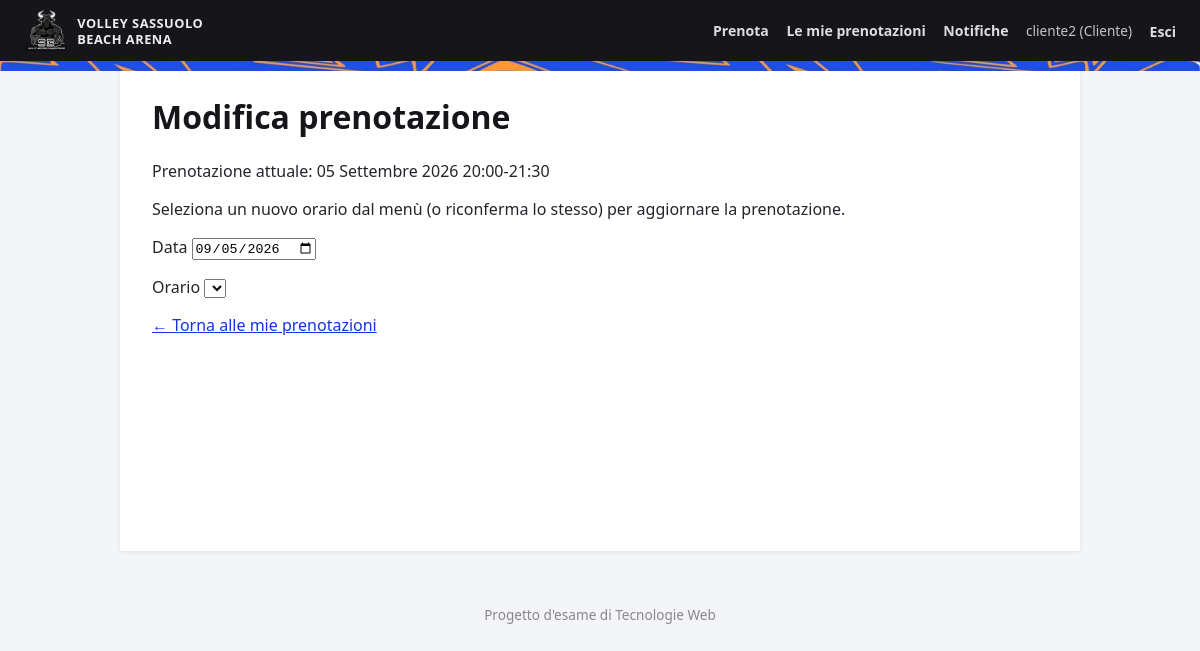
Page /prenotazioni/33/modifica/ (signed in) on the committed database.
### accounts/models.py (models this page shows, shortened)
class User(AbstractUser):
    username = models.CharField(
        _('username'),
        max_length=USERNAME_MASSIMO_CARATTERI,
        unique=True,
        help_text=f'Obbligatorio. Massimo {USERNAME_MASSIMO_CARATTERI} caratteri. Solo lettere, cifre e @/./+/-/_ .',
        validators=[UnicodeUsernameValidator()],
        error_messages={'unique': 'Esiste già un utente con questo nome utente.'},
    )
    first_name = models.CharField(_('first name'), max_length=NOME_MASSIMO_CARATTERI, blank=True)
    last_name = models.CharField(_('last name'), max_length=NOME_MASSIMO_CARATTERI, blank=True)
    class Ruolo(models.TextChoices):
        CLIENTE = 'cliente', 'Cliente'
        GESTORE = 'gestore', 'Gestore'
        ADMIN = 'admin', 'Admin'
    role = models.CharField(max_length=10, choices=Ruolo.choices, default=Ruolo.CLIENTE)
    @property
    def is_cliente(self):
        return self.role == self.Ruolo.CLIENTE
    @property
    def is_admin_struttura(self):
        return self.role == self.Ruolo.ADMIN
    @property
    def is_gestore_or_admin(self):
        return self.role in (self.Ruolo.GESTORE, self.Ruolo.ADMIN)

### prenotazioni/models.py (models this page shows, shortened)
class Prenotazione(models.Model):
    class Stato(models.TextChoices):
        CONFERMATA = 'confermata', 'Confermata'
        CANCELLATA = 'cancellata', 'Cancellata'
    utente = models.ForeignKey('accounts.User', on_delete=models.CASCADE, related_name='prenotazioni')
    gestore = models.ForeignKey(
        'accounts.User', on_delete=models.SET_NULL, null=True, blank=True,
        related_name='prenotazioni_gestite',
    )
    data = models.DateField()
    ora_inizio = models.TimeField()
    ora_fine = models.TimeField()
    spogliatoio = models.BooleanField(default=False)
    numero_partecipanti = models.PositiveIntegerField(
        default=1, validators=[MinValueValidator(1), MaxValueValidator(PARTECIPANTI_MASSIMO)],
    )
    stato = models.CharField(max_length=12, choices=Stato.choices, default=Stato.CONFERMATA)
    prezzo_listino = models.DecimalField(max_digits=7, decimal_places=2)
    prezzo_finale = models.DecimalField(max_digits=7, decimal_places=2, null=True, blank=True)
    creato_il = models.DateTimeField(auto_now_add=True)
    cancellata_il = models.DateTimeField(null=True, blank=True)
    class Meta:
        ordering = ['-data', '-ora_inizio']
    @property
    def durata_minuti(self):
        return minuti_dalla_mezzanotte(self.ora_fine, fine_giornata=True) - minuti_dalla_mezzanotte(self.ora_inizio)

### prenotazioni/views.py (the view, shortened to what this page needs)
# urls.py: path('<int:pk>/modifica/', views.modifica_prenotazione, name='modifica'),
@cliente_required
def modifica_prenotazione(request, pk):
    prenotazione = get_object_or_404(Prenotazione, pk=pk, utente=request.user)
    oggi = timezone.localdate()
    if prenotazione.stato != Prenotazione.Stato.CONFERMATA or prenotazione.data < oggi:
        messages.error(request, 'Questa prenotazione non può più essere modificata.')
        return redirect('prenotazioni:mie')
    data = datetime.date.fromisoformat(request.GET['data']) if 'data' in request.GET else prenotazione.data
    return render(request, 'prenotazioni/modifica.html', {'prenotazione': prenotazione, 'data': data})

### accounts/permissions.py (called while the page is built)
def _is_cliente(user):
    return user.is_authenticated and user.is_cliente

### prenotazioni/context_processors.py (called while the page is built)
def notifiche(request):
    user = getattr(request, 'user', None)
    if not user or not user.is_authenticated:
        return {}
    return {'notifiche_non_lette': user.notifiche.filter(letta=False).count()}

### struttura/time_utils.py (called while the page is built)
def minuti_dalla_mezzanotte(ora, fine_giornata=False):
    minuti = ora.hour * 60 + ora.minute
    if fine_giornata and minuti == 0:
        return 24 * 60
    return minuti

### templates/prenotazioni/modifica.html (shortened to what this page needs)
{% extends "base.html" %}
{% load static %}
{% block content %}
<h1>Modifica prenotazione</h1>
<p>Prenotazione attuale: {{ prenotazione.data }} {{ prenotazione.ora_inizio|time:"H:i" }}-{{ prenotazione.ora_fine|time:"H:i" }}</p>
<p>Seleziona un nuovo orario dal menù (o riconferma lo stesso) per aggiornare la prenotazione.</p>
<div class="prenota-picker"
     data-endpoint="{% url 'struttura:disponibilita_json' %}"
     data-data="{{ data|date:'Y-m-d' }}"
     data-escludi-prenotazione="{{ prenotazione.pk }}"
     data-prefill-ora-inizio="{{ prenotazione.ora_inizio|time:'H:i' }}"
     data-prefill-ora-fine="{{ prenotazione.ora_fine|time:'H:i' }}"
     data-prefill-durata-minuti="{{ prenotazione.durata_minuti }}"
     data-prefill-spogliatoio="{{ prenotazione.spogliatoio|yesno:'true,false' }}"
     data-prefill-partecipanti="{{ prenotazione.numero_partecipanti }}">
    <p><label>Data
        <input type="date" class="data-input" value="{{ data|date:'Y-m-d' }}" min="{% now 'Y-m-d' %}">
    </label></p>
    <p><label>Orario
        <select class="orario-select"></select>
    </label></p>
</div>
<p><a href="{% url 'prenotazioni:mie' %}">&larr; Torna alle mie prenotazioni</a></p>
{% endblock %}

### templates/base.html (shortened to what this page needs)
<!DOCTYPE html>
{% load static %}
<html lang="it">
<head>
    <link rel="stylesheet" href="{% static 'css/style.css' %}?v=vsba2">
</head>
<body>
<header class="navbar">
    <a class="brand" href="{% url 'home' %}">
        <img src="{% static 'img/vsba-toro.webp' %}" alt="VSBA">
        <span class="brand-name">Volley Sassuolo<br>Beach Arena</span>
    </a>
    <nav>
        {% if user.is_authenticated %}
            {% if user.is_cliente %}
                <a href="{% url 'prenotazioni:nuova' %}">Prenota</a>
                <a href="{% url 'prenotazioni:mie' %}">Le mie prenotazioni</a>
            {% endif %}
            <a href="{% url 'prenotazioni:notifiche' %}" class="notif-link">Notifiche
            </a>
            <span class="whoami">{{ user.username }} ({{ user.get_role_display }})</span>
            <form action="{% url 'accounts:logout' %}" method="post" class="inline-form">
                <button type="submit" class="link-button">Esci</button>
            </form>
        {% else %}
            <a href="{% url 'accounts:login' %}">Accedi</a>
            <a href="{% url 'accounts:signup' %}">Registrati</a>
        {% endif %}
    </nav>
</header>
<div class="pattern-band"></div>
<main class="container">
    {% block content %}{% endblock %}
</main>
<footer class="footer">
    <p>Progetto d'esame di Tecnologie Web</p>
</footer>
</body>
</html>

### static/css/style.css (style rules this page uses)
:root { --vsba-blue: #1533e6; --vsba-blue-dark: #0d1f8f; --vsba-orange: #ff7a1a; --vsba-yellow: #ffcc00; --vsba-black: #15151a; --vsba-pink: #f62350; --border: #e2e2e6; --text: #24242a; --success: #2a9d8f; --danger: #d64545; --font-display: "Segoe UI", Arial, sans-serif; }
* { box-sizing: border-box; }
body { font-family: "Segoe UI", Arial, sans-serif; margin: 0; color: var(--text); background: #f4f5f8; }
a { color: var(--vsba-blue); }
h1, h2, h3 { font-family: var(--font-display); font-weight: 800; }
h1 { color: var(--vsba-black); margin-top: 0; }
.pattern-band { height: 10px; background-image: url('../img/sfondo-vsba.webp'); background-size: cover; background-position: center; }
.navbar { background: var(--vsba-black); color: white; display: flex; justify-content: space-between; align-items: center; padding: 0.6rem 1.5rem; flex-wrap: wrap; gap: 0.5rem; }
.navbar .brand { color: white; text-decoration: none; display: flex; align-items: center; gap: 0.6rem; }
.navbar .brand img { height: 42px; width: auto; display: block; }
.navbar .brand .brand-name { font-size: 0.8rem; line-height: 1.25; font-weight: 700; text-transform: uppercase; letter-spacing: 0.04em; color: #eee; }
.navbar nav { display: flex; align-items: center; flex-wrap: wrap; }
.navbar nav a, .navbar nav .link-button { color: #ddd; text-decoration: none; margin-left: 1.1rem; font-size: 0.88rem; font-weight: 600; }
.link-button { background: none; border: none; cursor: pointer; padding: 0; font: inherit; }
.inline-form { display: inline; }
.whoami { margin-left: 1.1rem; opacity: 0.75; font-size: 0.85rem; }
.container { max-width: 960px; margin: 0 auto 1.5rem; background: white; padding: 1.5rem 2rem 2rem; box-shadow: 0 1px 4px rgba(0,0,0,0.08); min-height: 60vh; }
.footer { text-align: center; padding: 1rem; color: #888; font-size: 0.85rem; }
button, .btn { background: var(--vsba-orange); color: white; border: none; padding: 0.55rem 1.2rem; border-radius: 4px; cursor: pointer; text-decoration: none; display: inline-block; font-size: 0.9rem; font-weight: 700; }
.data-input { max-width: 220px; }

### rows in the picture
User: username "cliente2", role "Cliente"
Prenotazione: data "05 Settembre 2026", ora_inizio "20:00", ora_fine "21:30", data "09/05/2026"
